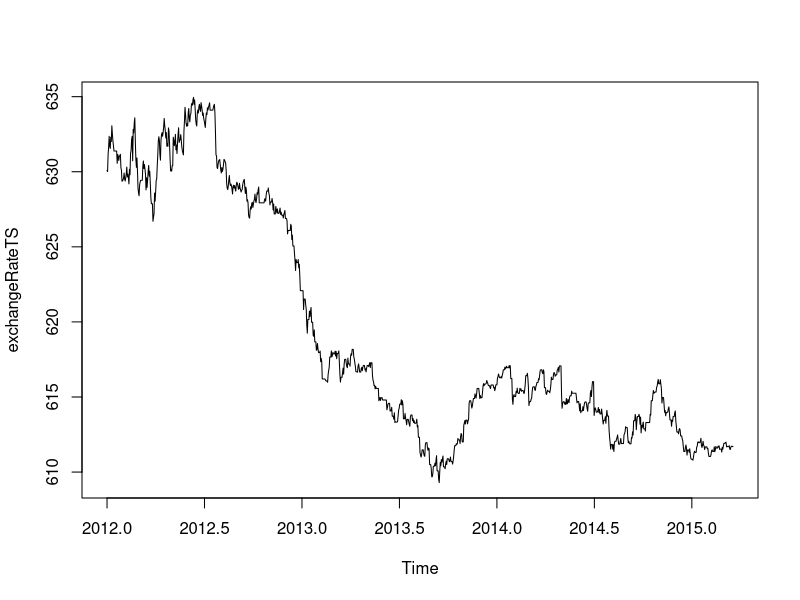

This chart was generated by the following R code: (Note: this script raises an error after producing the figure.)
plotForecastErrors <- function(forecasterrors)
  {
     # make a histogram of the forecast errors:
     mybinsize <- IQR(forecasterrors)/4
     mysd   <- sd(forecasterrors)
     mymin  <- min(forecasterrors) - mysd*5
     mymax  <- max(forecasterrors) + mysd*3
     # generate normally distributed data with mean 0 and standard deviation mysd
     mynorm <- rnorm(10000, mean=0, sd=mysd)
     mymin2 <- min(mynorm)
     mymax2 <- max(mynorm)
     if (mymin2 < mymin) { mymin <- mymin2 }
     if (mymax2 > mymax) { mymax <- mymax2 }
     # make a red histogram of the forecast errors, with the normally distributed data overlaid:
     mybins <- seq(mymin, mymax, mybinsize)
     hist(forecasterrors, col="red", freq=FALSE, breaks=mybins)
     # freq=FALSE ensures the area under the histogram = 1
     # generate normally distributed data with mean 0 and standard deviation mysd
     myhist <- hist(mynorm, plot=FALSE, breaks=mybins)
     # plot the normal curve as a blue line on top of the histogram of forecast errors:
     points(myhist$mids, myhist$density, type="l", col="blue", lwd=2)
  }

exchangeRate <- read.csv("./USDtoRMB.csv",header=TRUE, sep=",")
exchangeRateTS <- ts(exchangeRate$Mid, frequency=365, start=c(2012,1))
plot.ts(exchangeRateTS)

install.pakcages("TTR")
library("TTR")

exchangeRateSMA5 <- SMA(exchangeRateTS, n=5)
plot.ts(exchangeRateSMA5)

exchangeRateSMA10 <- SMA(exchangeRateTS, n=10)
plot.ts(exchangeRateSMA10)

exchangeRateSMA30 <- SMA(exchangeRateTS, n=30)
plot.ts(exchangeRateSMA30)

exchangeRateDecomposed <- decompose(exchangeRateTS)
plot(exchangeRateDecomposed)

exchangeRateForecast <- HoltWinters(exchangeRageTS, gamma=FALSE)
plot(exchangeRateForecaset)

install.packages("forecast")
library(forecast)

exchangeRateForecast2 <- forecast.HoltWinters(exchangeRateForecast, h=180)

exchangeRateArima <- arima(exchangeRateTS, order=c(0,1,0))
exchangeRateArimaFore <- forecast.Arima(exchangeRateArima, h=180)
plot.forecast(exchangeRateArimaFore)
exchangeRatediff <- diff(ts, differences=1)
plot.ts(exchangeRatediff)
